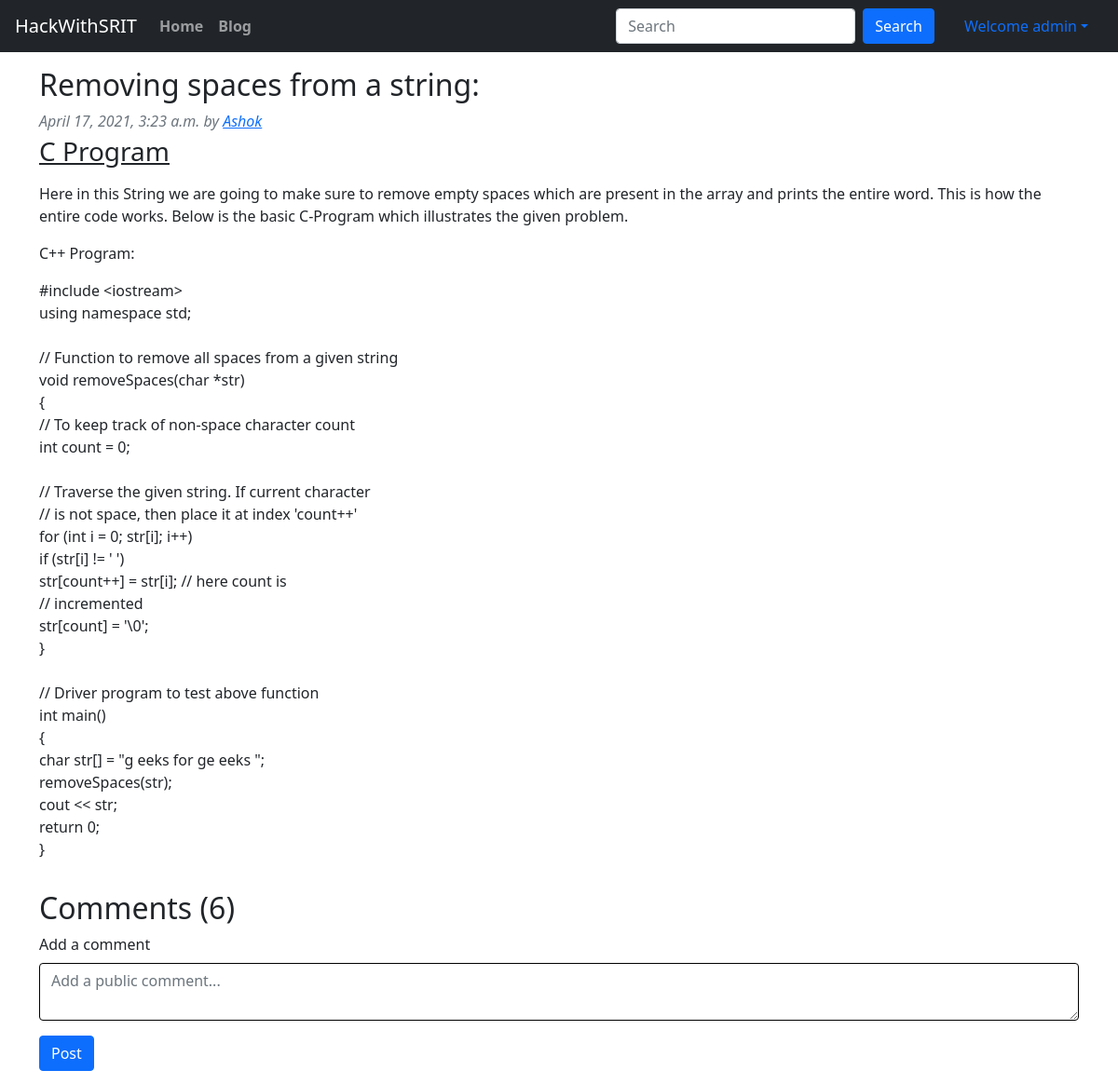
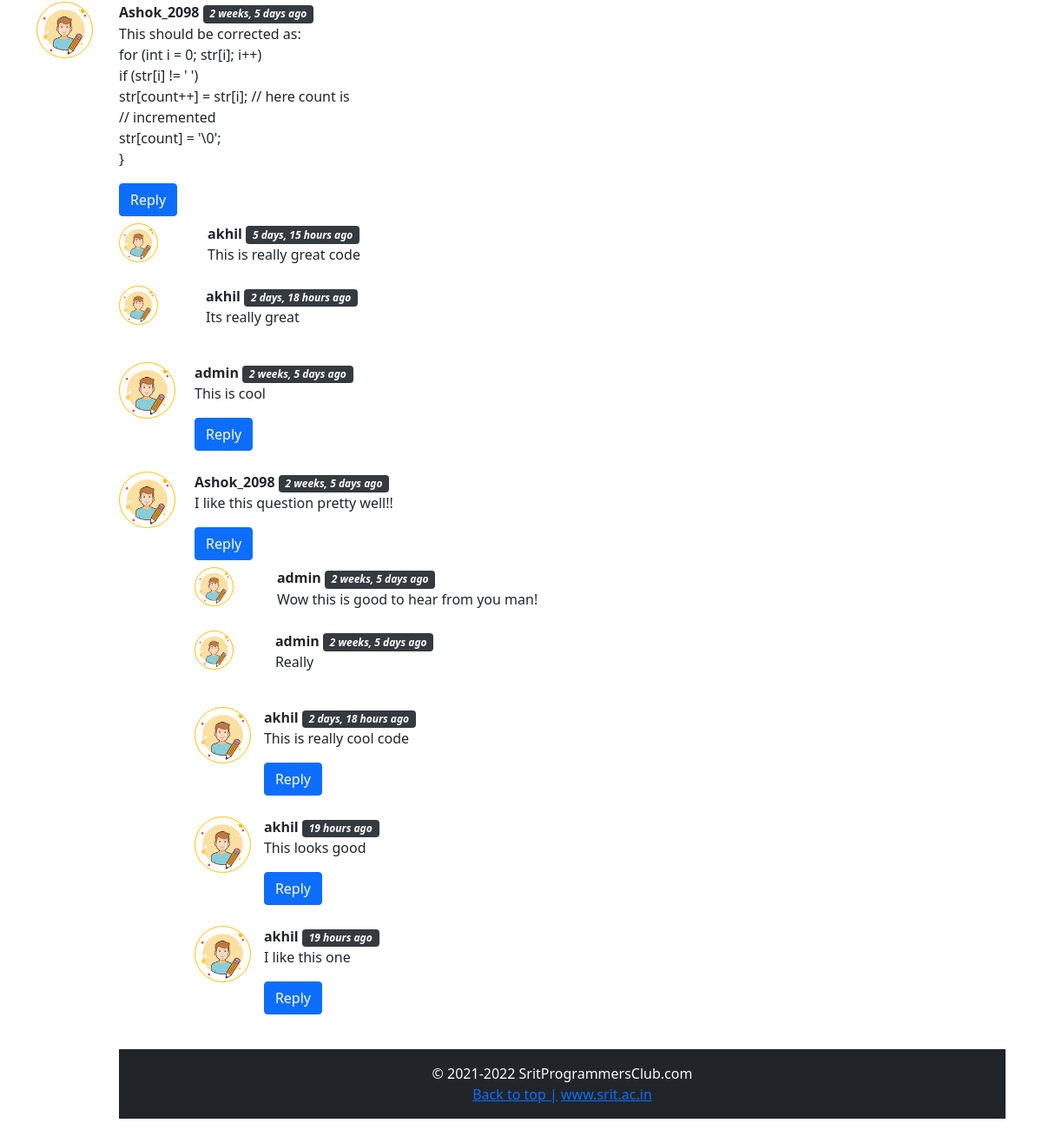
The app's page /blog/removing-spaces-from-a-string (signed in) with its own data (2 pictures, top to bottom).
### blog/models.py (models this page shows, shortened)
class Post(models.Model):
    sno=models.AutoField(primary_key=True)
    title=models.CharField(max_length=255)
    content=models.TextField()
    author=models.CharField(max_length=13)
    slug=models.CharField(max_length=500)
    timeStamp=models.DateTimeField(blank=True)

class BlogComment(models.Model):
    sno = models.AutoField(primary_key=True)
    comment = models.TextField()
    user = models.ForeignKey(User, on_delete=models.CASCADE)
    post = models.ForeignKey(Post, on_delete=models.CASCADE)
    parent = models.ForeignKey('self', on_delete=models.CASCADE, null=True)
    timestamp = models.DateTimeField(default=now)

### blog/views.py (the view)
# urls.py: path('<str:slug>', views.blogPost, name='blogPost'),
def blogPost(request, slug):
    post = Post.objects.filter(slug=slug).first()
    comments = BlogComment.objects.filter(post=post, parent=None)
    replies = BlogComment.objects.filter(post=post).exclude(parent=None)
    replyDict={}
    for reply in replies:
        if reply.parent.sno not in replyDict.keys():
            replyDict[reply.parent.sno]=[reply]
        else:
            replyDict[reply.parent.sno].append(reply)
    context = {'post': post,'comments': comments, 'user': request.user, 'replyDict': replyDict}
    return render(request,'blog/blogPost.html', context)

### blog/templatetags/extras.py (called while the page is built)
@register.filter(name='get_val')
def get_val(dict, key):
    return dict.get(key)

### templates/blog/blogPost.html (shortened to what this page needs)
{% extends 'home/base.html' %}
{% block body %}
{% load humanize %}
{% load extras %}
<div class="container my-3">
        <h2 class="blog-post-title">{{post.title}}: </h2>
        <p class="mb-1 text-muted"><i>{{post.timeStamp}} by </i><i><a href="#">{{post.author}}</i></a></p>
        <u>
                <h3>C Program</h3>
        </u>
        <p>{{post.content|linebreaks}}</p>
</div>
<div class="d-flex flex-wrap align-content-center">
        <div class="container my-3">
                <h2>Comments ({{comments.count}})</h2>
                <div class="my-2">
                        {% if user.is_authenticated %}
                        <form action="/blog/postComment" method="post">
                                <div class="form-group">
                                        <label type="text">Add a comment</label>
                                        <textarea name="comment" class="form-control"
                                                placeholder="Add a public comment..." style="border:1px solid black"
                                                required></textarea>
                                </div>
                                <button type="submit" class="btn btn-primary">Post</button>
                        </form>
                                {% endif %}
                </div>
                {% for comment in comments %}
                <div class="row my-3">
                        <div class="col-md-1 rounded-circle">
                                <img src="/static/img/user.png" alt="User Img" style="width:65px; height:65px;" class="rounded-circle border border-warning">
                        </div>
                        <div class="col-md-11"><b>{{comment.user.username}}</b> <span
                                        class="badge badge-dark"><i>{{comment.timestamp|naturaltime}}</i></span><br>
                                {{comment.comment|linebreaks}}
                                <div class="reply.mx-0">
                                        {% if user.is_authenticated %}
                                        <button class="btn btn-primary" type="button" data-toggle="collapse"
                                                data-target="#replyBox{{comment.sno}}" aria-expanded="false">
                                                Reply
                                        </button>
                                        {%else%}
                                        <button class="btn btn-primary" type="button" data-toggle="collapse"
                                                data-target="#replyBox{{comment.sno}}" aria-expanded="false" disabled>
                                                Login to Reply
                                        </button>
                                        {% endif %}
                                        <div class="replies my-2">
                                                {% for reply in replyDict|get_val:comment.sno %}
                                                <div class="row my-2">
                                                        <div class="col-md-1 rounded-circle">
                                                                <img src="/static/img/user.png" alt="User Img"
                                                                        style="width:45px; height:45px;" class="rounded-circle border border-warning">
                                                        </div>
                                                        <div class="col-md-11">
                                                                <div class="col-md-11"><b>{{reply.user.username}}</b>
                                                                        <span
                                                                                class="badge badge-dark"><i>{{reply.timestamp|naturaltime}}</i></span>
                                                                        {{reply.comment|linebreaks}}
                                                                </div>
                                                        </div>
                                                        {% endfor %}
                                                </div>
                                        </div>
                                </div>
                        </div>
                        {% endfor %}
                </div>
        </div>
        {% endblock body %}

### templates/home/base.html (shortened to what this page needs)
<!DOCTYPE html>
<html lang="en">
<head>
  <link rel="stylesheet" href="https://stackpath.bootstrapcdn.com/bootstrap/4.4.1/css/bootstrap.min.css"
>
  <link href="https://cdn.jsdelivr.net/npm/bootstrap@5.0.0-beta3/dist/css/bootstrap.min.css" rel="stylesheet">
</head>
<body>
  <nav class="navbar navbar-expand-lg navbar-dark bg-dark">
    <a href="/" class="navbar-brand">HackWithSRIT</a>
    <div class="collapse navbar-collapse" id="navbarSupportedContent">
      <ul class="navbar-nav mr-auto">
        <li class="nav-item font-weight-bold">
          <a class="nav-link" href="/home">Home</a>
        </li>
        <li class="nav-item font-weight-bold">
          <a class="nav-link" href="/blog">Blog</a>
        </li>
      </ul>
      <form class="form-inline my-2 my-lg-0 mr-3" method="get" action="/search">
        <input class="form-control mr-sm-2" type="search" placeholder="Search" aria-label="Search" name="query"
          id="query" minlength="4" required>
        <button class="btn btn-primary my-2 my-sm-0" type="submit">Search</button>
      </form>
      {% if user.is_authenticated %}
      <ul class="nav nav-pills">
          <li class="nav-item dropdown">
        <a class="nav-link dropdown-toggle" data-bs-toggle="dropdown" href="#" role="button" aria-expanded="false">Welcome {{request.user}}</a>
      </li>
  </ul>
      {%else%}
      <div>
        <button type="button" class="btn btn-success" data-toggle="modal" data-target="#loginModal">Login</button>
        <button type="button" class="btn btn-success" data-toggle="modal" data-target="#signupModal">SignUp</button>
      </div>
      {% endif %}
    </div>
  </nav>
  {% block body %}
  {% endblock body %}
</body>
  <footer class="container-fluid bg-dark my-0 py-3 text-light">
    <p class="mb-0 text-center">&copy; 2021-2022 SritProgrammersClub.com</p>
    <p class="mb-0 text-center">
      <a href="#">Back to top |</a>
      <a href="http://srit.ac.in/" target="_blank">www.srit.ac.in</a>
    </p>
  </footer>
</html>

### records on screen
Post: title "Removing spaces from a string", timeStamp "April 17, 2021, 3:23 a.m.", author "Ashok", content "Here in this String we are going to make sure to remove empty spaces which are present in the array and prints the entire word. This is how the entire code works. Below is the basic C-Program which illustrates the given problem. C++ Program: #include <iostream> using namespace std; // Function to remove all spaces from a given string void removeSpaces(char *str) { // To keep track of non-space character count int count = 0; // Traverse the given string. If current character // is not space, then place it at index 'count++' for (int i = 0; str[i]; i++) if (str[i] != ' ') str[count++] = str[i]; // here count is // incremented str[count] = '\\0'; } // Driver program to test above function int…"
BlogComment: user.username "Ashok_2098", timestamp "2 weeks, 5 days ago", comment "This should be corrected as: for (int i = 0; str[i]; i++) if (str[i] != ' ') str[count++] = str[i]; // here count is // incremented str[count] = '\\0'; }"
BlogComment: user.username "akhil", timestamp "5 days, 15 hours ago", comment "This is really great code"
BlogComment: user.username "akhil", timestamp "2 days, 18 hours ago", comment "Its really great"
BlogComment: user.username "admin", timestamp "2 weeks, 5 days ago", comment "This is cool"
BlogComment: user.username "Ashok_2098", timestamp "2 weeks, 5 days ago", comment "I like this question pretty well!!"
BlogComment: user.username "admin", timestamp "2 weeks, 5 days ago", comment "Wow this is good to hear from you man!"
BlogComment: user.username "admin", timestamp "2 weeks, 5 days ago", comment "Really"
BlogComment: user.username "akhil", timestamp "2 days, 18 hours ago", comment "This is really cool code"
BlogComment: user.username "akhil", timestamp "19 hours ago", comment "This looks good"
BlogComment: user.username "akhil", timestamp "19 hours ago", comment "I like this one"

### other values on screen
{{ request.user }} "admin"
{{ comments.count }} "6"
